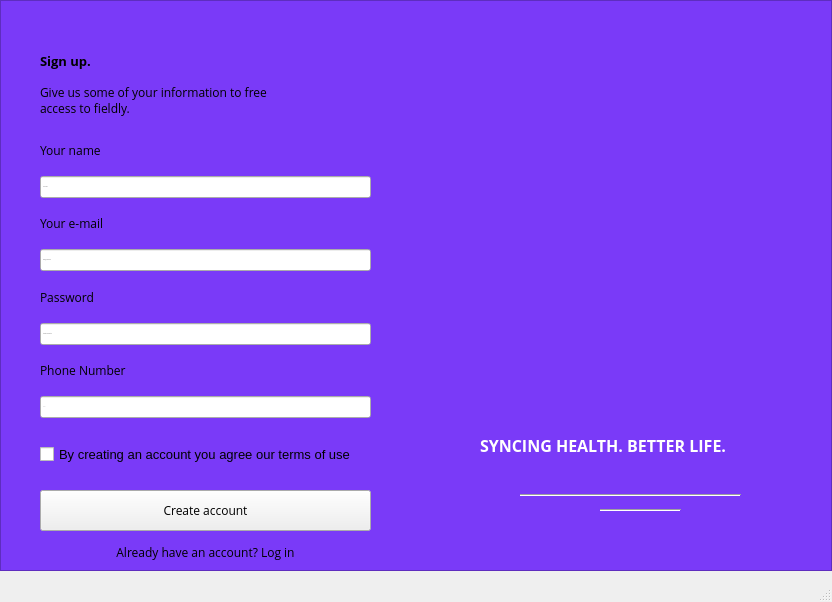
<?xml version="1.0" encoding="UTF-8"?>
<ui version="4.0">
 <class>MainWindow</class>
 <widget class="QMainWindow" name="MainWindow">
  <property name="geometry">
   <rect>
    <x>0</x>
    <y>0</y>
    <width>832</width>
    <height>602</height>
   </rect>
  </property>
  <property name="windowTitle">
   <string>MainWindow</string>
  </property>
  <widget class="QWidget" name="centralwidget">
   <widget class="QFrame" name="frame">
    <property name="geometry">
     <rect>
      <x>0</x>
      <y>0</y>
      <width>832</width>
      <height>571</height>
     </rect>
    </property>
    <property name="styleSheet">
     <string notr="true">#frame{
background-color:#7A3AF8;
}</string>
    </property>
    <property name="frameShape">
     <enum>QFrame::StyledPanel</enum>
    </property>
    <property name="frameShadow">
     <enum>QFrame::Raised</enum>
    </property>
    <widget class="QWidget" name="Signup" native="true">
     <property name="geometry">
      <rect>
       <x>0</x>
       <y>0</y>
       <width>411</width>
       <height>571</height>
      </rect>
     </property>
     <property name="styleSheet">
      <string notr="true">#createBtn {
background-color: #7A3AF8;
color: white;
border: none;
padding: 8px 16px;
border-radius:5px;
}
QPushButton#createBtn:hover {
    background-color: #9D63FF;
}

#Signup{
background-color:white;
}
QLineEdit#Name,
QLineEdit#Password,
QLineEdit#Email,
QLineEdit#Phone{
border: 1px solid #333333;
border-radius:5px;
padding: 8px;
font-size:14px;
}
QLineEdit#Name:focus,
QLineEdit#Password:focus,
QLineEdit#Email:focus,
QLineEdit#Phone:focus{
border-color:#570BED;
}
QLineEdit#Phone{
    QValidator::error {
            border: 1px solid red; /* Border color for invalid input */
      }
}
</string>
     </property>
     <widget class="QWidget" name="verticalLayoutWidget">
      <property name="geometry">
       <rect>
        <x>40</x>
        <y>130</y>
        <width>331</width>
        <height>335</height>
       </rect>
      </property>
      <layout class="QVBoxLayout" name="verticalLayout">
       <item>
        <widget class="QLabel" name="name_label">
         <property name="font">
          <font>
           <family>Open Sans</family>
          </font>
         </property>
         <property name="text">
          <string>Your name</string>
         </property>
        </widget>
       </item>
       <item>
        <widget class="QLineEdit" name="Name">
         <property name="font">
          <font>
           <pointsize>-1</pointsize>
          </font>
         </property>
         <property name="placeholderText">
          <string>Your name</string>
         </property>
        </widget>
       </item>
       <item>
        <widget class="QLabel" name="email_label">
         <property name="font">
          <font>
           <family>Open Sans</family>
          </font>
         </property>
         <property name="text">
          <string>Your e-mail</string>
         </property>
        </widget>
       </item>
       <item>
        <widget class="QLineEdit" name="Email">
         <property name="font">
          <font>
           <pointsize>-1</pointsize>
          </font>
         </property>
         <property name="placeholderText">
          <string>name@gmail.com</string>
         </property>
        </widget>
       </item>
       <item>
        <widget class="QLabel" name="psswd_label">
         <property name="font">
          <font>
           <family>Open Sans</family>
          </font>
         </property>
         <property name="text">
          <string>Password</string>
         </property>
        </widget>
       </item>
       <item>
        <widget class="QLineEdit" name="Password">
         <property name="font">
          <font>
           <pointsize>-1</pointsize>
          </font>
         </property>
         <property name="echoMode">
          <enum>QLineEdit::Password</enum>
         </property>
         <property name="placeholderText">
          <string>at least 8 characters</string>
         </property>
        </widget>
       </item>
       <item>
        <widget class="QLabel" name="phone_label">
         <property name="font">
          <font>
           <family>Open Sans</family>
          </font>
         </property>
         <property name="text">
          <string>Phone Number</string>
         </property>
        </widget>
       </item>
       <item>
        <widget class="QLineEdit" name="Phone">
         <property name="font">
          <font>
           <pointsize>-1</pointsize>
          </font>
         </property>
         <property name="inputMask">
          <string>(000) 000-0000</string>
         </property>
         <property name="cursorPosition">
          <number>0</number>
         </property>
        </widget>
       </item>
       <item>
        <spacer name="horizontalSpacer">
         <property name="orientation">
          <enum>Qt::Horizontal</enum>
         </property>
         <property name="sizeHint" stdset="0">
          <size>
           <width>40</width>
           <height>20</height>
          </size>
         </property>
        </spacer>
       </item>
       <item>
        <widget class="QCheckBox" name="checkBox">
         <property name="font">
          <font>
           <pointsize>-1</pointsize>
          </font>
         </property>
         <property name="styleSheet">
          <string notr="true">#checkBox{
font-size:13px;
}</string>
         </property>
         <property name="text">
          <string>By creating an account you agree our terms of use</string>
         </property>
        </widget>
       </item>
      </layout>
     </widget>
     <widget class="QLabel" name="label_6">
      <property name="geometry">
       <rect>
        <x>40</x>
        <y>50</y>
        <width>71</width>
        <height>21</height>
       </rect>
      </property>
      <property name="font">
       <font>
        <family>Open Sans</family>
        <pointsize>10</pointsize>
        <weight>75</weight>
        <bold>true</bold>
       </font>
      </property>
      <property name="text">
       <string>Sign up.</string>
      </property>
     </widget>
     <widget class="QPushButton" name="createBtn">
      <property name="geometry">
       <rect>
        <x>40</x>
        <y>490</y>
        <width>331</width>
        <height>41</height>
       </rect>
      </property>
      <property name="font">
       <font>
        <family>Open Sans</family>
       </font>
      </property>
      <property name="styleSheet">
       <string notr="true"/>
      </property>
      <property name="text">
       <string>Create account</string>
      </property>
     </widget>
     <widget class="QLabel" name="label_7">
      <property name="geometry">
       <rect>
        <x>40</x>
        <y>80</y>
        <width>321</width>
        <height>41</height>
       </rect>
      </property>
      <property name="font">
       <font>
        <family>Open Sans</family>
        <pointsize>9</pointsize>
       </font>
      </property>
      <property name="text">
       <string>Give us some of your information to free
access to fieldly.</string>
      </property>
     </widget>
     <widget class="QPushButton" name="Login">
      <property name="geometry">
       <rect>
        <x>90</x>
        <y>537</y>
        <width>231</width>
        <height>31</height>
       </rect>
      </property>
      <property name="font">
       <font>
        <family>Open Sans</family>
       </font>
      </property>
      <property name="styleSheet">
       <string notr="true">#Login{
border:none;
}
#Login:hover{
text-decoration: underline;
}</string>
      </property>
      <property name="text">
       <string>Already have an account? Log in</string>
      </property>
     </widget>
    </widget>
    <widget class="QLabel" name="label">
     <property name="geometry">
      <rect>
       <x>450</x>
       <y>40</y>
       <width>361</width>
       <height>351</height>
      </rect>
     </property>
     <property name="styleSheet">
      <string notr="true">image:url(:/vector/healthcare.png)</string>
     </property>
     <property name="text">
      <string/>
     </property>
    </widget>
    <widget class="QLabel" name="label_2">
     <property name="geometry">
      <rect>
       <x>480</x>
       <y>420</y>
       <width>311</width>
       <height>51</height>
      </rect>
     </property>
     <property name="font">
      <font>
       <family>Open Sans</family>
       <pointsize>12</pointsize>
       <weight>75</weight>
       <bold>true</bold>
      </font>
     </property>
     <property name="text">
      <string>&lt;html&gt;&lt;head/&gt;&lt;body&gt;&lt;p&gt;&lt;span style=&quot; color:#ffffff;&quot;&gt;SYNCING HEALTH. BETTER LIFE.&lt;/span&gt;&lt;/p&gt;&lt;/body&gt;&lt;/html&gt;</string>
     </property>
    </widget>
    <widget class="Line" name="line">
     <property name="geometry">
      <rect>
       <x>520</x>
       <y>485</y>
       <width>221</width>
       <height>21</height>
      </rect>
     </property>
     <property name="orientation">
      <enum>Qt::Horizontal</enum>
     </property>
    </widget>
    <widget class="Line" name="line_2">
     <property name="geometry">
      <rect>
       <x>600</x>
       <y>500</y>
       <width>81</width>
       <height>20</height>
      </rect>
     </property>
     <property name="orientation">
      <enum>Qt::Horizontal</enum>
     </property>
    </widget>
   </widget>
  </widget>
  <widget class="QStatusBar" name="statusbar"/>
 </widget>
 <resources>
  <include location="logo.qrc"/>
 </resources>
 <connections/>
</ui>
